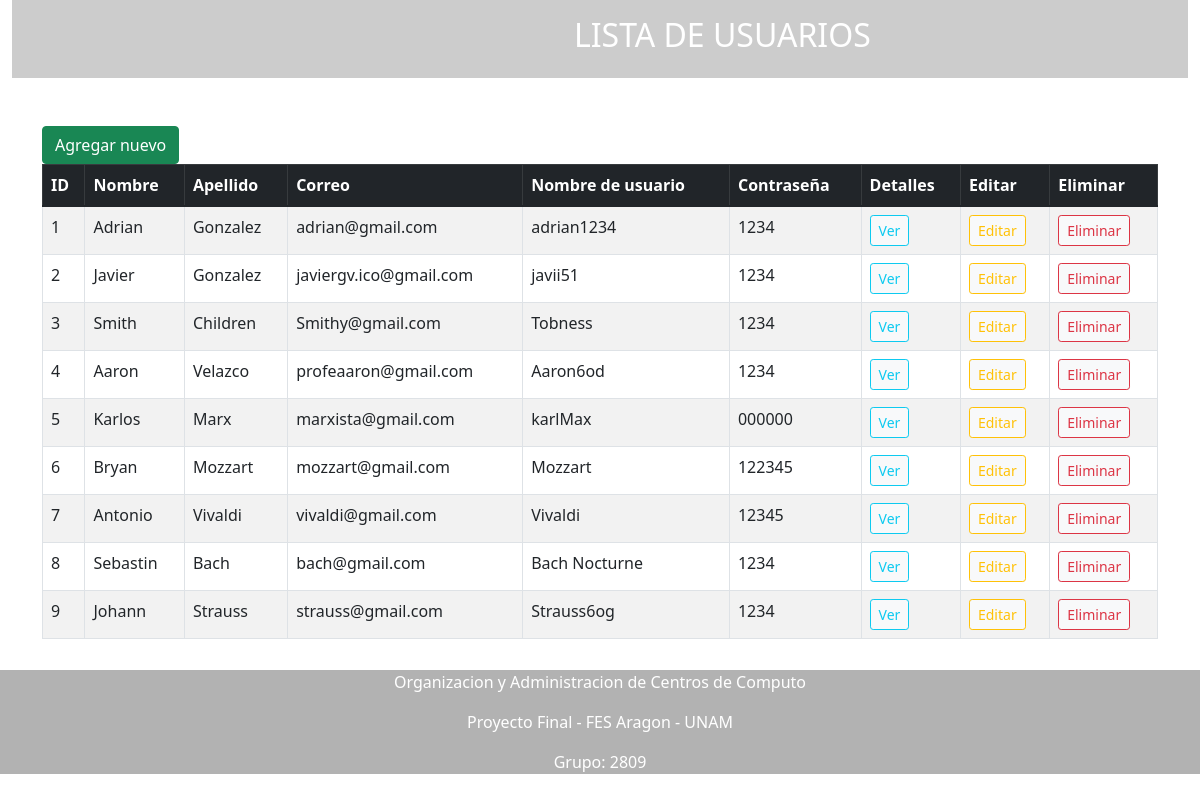
The app's page /listar.php with its own data.
### tables this page shows
CREATE TABLE `usuarios` (
  `id` int(10) NOT NULL,
  `nombre` varchar(100) NOT NULL,
  `apellido` varchar(50) NOT NULL,
  `correo` varchar(50) NOT NULL,
  `usuario` varchar(20) NOT NULL,
  `contrasena` varchar(20) NOT NULL
);

### listar.php (the view, shortened to what this page needs)
<?php
include_once "cabecera.php";
$mysqli = include_once "conexion.php";
$resultado = $mysqli->query("SELECT id, nombre, apellido, correo, usuario, contrasena FROM usuarios");
$usuarios = $resultado->fetch_all(MYSQLI_ASSOC);
?>
<head>
    <link href="assets/Recursos/estiloListar.css" rel="stylesheet" type="text/css">
</head>
<body>
    <header>
        <nav class="navbar">
            <div class="container-fluid">
                <span class="navbar-text " >
                    <h2 class="text-white" >LISTA DE USUARIOS</h2>
                </span>
            </div>
        </nav>
    </header>
    <div class="justify-contet-center">
        <div class="container-md"><br><br>
            <a  class="btn btn-md btn-success" href="formulario_registrar.php">Agregar nuevo</a>
            <table class="table table-bordered table-striped">
                <thead class="table-dark">
                    <tr>
                        <th>ID</th>
                        <th>Nombre</th>
                        <th>Apellido</th>
                        <th>Correo</th>
                        <th>Nombre de usuario</th>
                        <th>Contraseña</th>
                        <th>Detalles</th>
                        <th>Editar</th>
                        <th>Eliminar</th>
                    </tr>
                </thead>
                <tbody>
                    <?php
                    foreach ($usuarios as $usuarios) { ?>
                        <tr>
                            <td><?php echo $usuarios["id"] ?></td>
                            <td><?php echo $usuarios["nombre"] ?></td>
                            <td><?php echo $usuarios["apellido"] ?></td>
                            <td><?php echo $usuarios["correo"] ?></td>
                            <td><?php echo $usuarios["usuario"] ?></td>
                            <td><?php echo $usuarios["contrasena"] ?></td>
                            <td class="aline-center">
                                <a class="btn btn-light btn-sm btn-outline-info" href="vista_leer.php?id=<?php echo $usuarios["id"] ?>">Ver</a>
                            </td>
                            <td>
                                <a class="btn btn-light btn-sm btn-outline-warning" href="editar.php?id=<?php echo $usuarios["id"] ?>">Editar</a>
                            </td>
                            <td>
                                <a  class="btn btn-light btn-sm btn-outline-danger" href="eliminar.php?id=<?php echo $usuarios["id"] ?>">Eliminar</a>
                            </td>
                        </tr>
                    <?php } ?>
                </tbody>
            </table>
        </div>
    </div>
    <?php include_once "piePagina.php" ?>
</body>

### cabecera.php (shortened to what this page needs)
<!DOCTYPE html>
<html lang="es">
<head>
    <link rel="stylesheet" href="http://localhost/Proyecto-OACC/assets/bootstrap/css/bootstrap.min.css">
</head>
<body>
    <main class="container-fluid">

### piePagina.php
</main>
    <body>
        <footer>
            <p>Organizacion y Administracion de Centros de Computo</p>
            <p>Proyecto Final - FES Aragon - UNAM</p>
            <p>Grupo: 2809</p>
        </footer>
    </body>
</html>

### assets/Recursos/estiloListar.css (style rules this page uses)
body { background-image: url('imagenes/BG6.jpg'); background-size: cover; background-repeat: no-repeat; }
.navbar { backdrop-filter: blur(10px); background-color: rgba(0, 0, 0, 0.2); padding-left: 550px; }
footer { text-align: center; backdrop-filter: blur(10px); background-color: rgba(0, 0, 0, 0.3); color: #fff; margin-top:31px; }

### records on screen
usuarios: id "1", nombre "Adrian", apellido "Gonzalez", correo "adrian@gmail.com", usuario "adrian1234", contrasena "1234"
usuarios: id "2", nombre "Javier", apellido "Gonzalez", correo "javiergv.ico@gmail.com", usuario "javii51", contrasena "1234"
usuarios: id "3", nombre "Smith", apellido "Children", correo "Smithy@gmail.com", usuario "Tobness", contrasena "1234"
usuarios: id "4", nombre "Aaron", apellido "Velazco", correo "profeaaron@gmail.com", usuario "Aaron6od", contrasena "1234"
usuarios: id "5", nombre "Karlos", apellido "Marx", correo "marxista@gmail.com", usuario "karlMax", contrasena "000000"
usuarios: id "6", nombre "Bryan", apellido "Mozzart", correo "mozzart@gmail.com", usuario "Mozzart", contrasena "122345"
usuarios: id "7", nombre "Antonio", apellido "Vivaldi", correo "vivaldi@gmail.com", usuario "Vivaldi", contrasena "12345"
usuarios: id "8", nombre "Sebastin", apellido "Bach", correo "bach@gmail.com", usuario "Bach Nocturne", contrasena "1234"
usuarios: id "9", nombre "Johann", apellido "Strauss", correo "strauss@gmail.com", usuario "Strauss6og", contrasena "1234"
